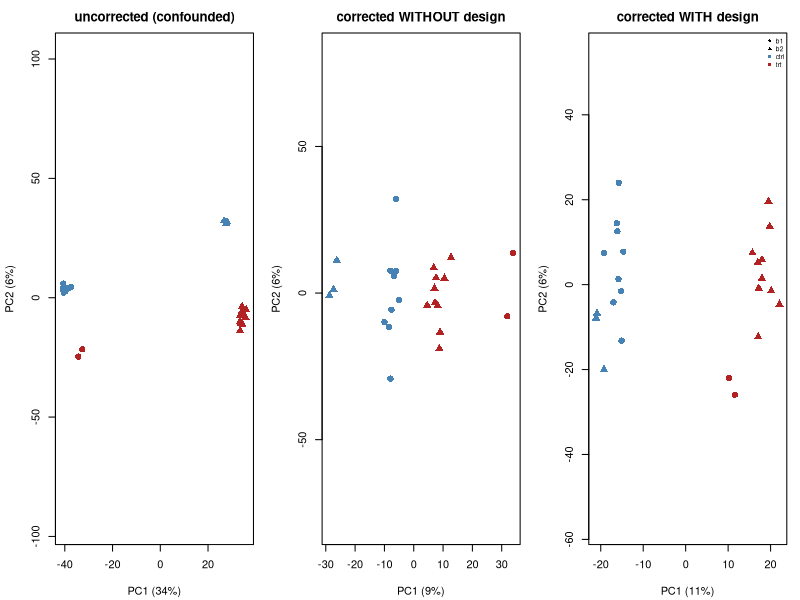

The R script that drew this image:
## ---- chunk 1
MODULE_NAME <- "19_batch_effects"
OUT <- file.path(Sys.getenv("STATS_OUT", unset = "results"), MODULE_NAME)
dir.create(OUT, recursive = TRUE, showWarnings = FALSE)
header <- function(txt) cat("\n", strrep("=", 72), "\n", txt, "\n",
                            strrep("=", 72), "\n", sep = "")
## ---- chunk 2
header("1. A multi-batch experiment with known truth (19.1)")
simulate_batches <- function(n_per_group = 12, G = 2000, n_de = 200, effect = 1.8,
                             batch_shift = 1.5, batch_scale = 1.6, confounding = 0) {
  n <- 2 * n_per_group
  condition <- rep(c("ctrl", "trt"), each = n_per_group)
  follow <- runif(n) < confounding
  batch <- ifelse(follow, ifelse(condition == "ctrl", "b1", "b2"),
                  sample(c("b1", "b2"), n, TRUE))
  ## Guard against n_de > G (the identifiability demo below uses a small G).
  n_de <- min(n_de, G)
  alpha <- rnorm(G, 8, 1.5)
  beta <- numeric(G); beta[seq_len(n_de)] <- effect * sample(c(-1, 1), n_de, TRUE)
  gamma <- rnorm(G, 0, batch_shift)
  delta <- exp(rnorm(G, 0, log(batch_scale)))
  Y <- matrix(0, G, n)
  for (j in seq_len(n)) {
    shift <- if (batch[j] == "b2") gamma else 0
    scl <- if (batch[j] == "b2") delta else 1
    Y[, j] <- alpha + beta * (condition[j] == "trt") + shift + scl * rnorm(G)
  }
  dimnames(Y) <- list(sprintf("G%04d", seq_len(G)), sprintf("S%02d", seq_len(n)))
  list(Y = Y, meta = data.frame(condition = condition, batch = batch,
                                row.names = colnames(Y)),
       truth = beta != 0)
}
set.seed(1901)
sim <- simulate_batches()
print(table(sim$meta$condition, sim$meta$batch))
cat(sprintf("\n  %d of %d genes are truly differential\n", sum(sim$truth), length(sim$truth)))
## ---- chunk 3
header("2. Which factor dominates the variance?")
pc_metadata_table <- function(Y, meta, n_pc = 4) {
  pca <- prcomp(t(Y), center = TRUE)
  pve <- pca$sdev^2 / sum(pca$sdev^2)
  out <- data.frame(PC = 1:n_pc, PVE = pve[1:n_pc])
  for (col in names(meta))
    out[[col]] <- sapply(1:n_pc, function(j)
      summary(lm(pca$x[, j] ~ factor(meta[[col]])))$r.squared)
  list(tab = out, scores = pca$x, pve = pve)
}
d1 <- pc_metadata_table(sim$Y, sim$meta)
print(format(d1$tab, digits = 3), row.names = FALSE)
cat("\n  PC1 is dominated by BATCH. Build this table before interpreting\n")
cat("  anything (stats.md eq. 17.6).\n")
## ---- chunk 4
header("3. Complete vs partial confounding (19.3)")
cat(sprintf("  %-14s%-26s%12s%18s%8s\n", "confounding", "cond x batch table",
            "rank/ncol", "R^2(cond~batch)", "VIF"))
for (conf in c(0, 0.5, 0.8, 1.0)) {
  set.seed(1902 + round(conf*10))
  s <- simulate_batches(confounding = conf, G = 50)
  ct <- as.vector(table(s$meta$condition, s$meta$batch))
  X <- model.matrix(~ factor(condition) + factor(batch), data = s$meta)
  r2 <- suppressWarnings(cor(as.numeric(s$meta$condition == "trt"),
                             as.numeric(s$meta$batch == "b2"))^2)
  if (is.na(r2)) r2 <- 1
  cat(sprintf("  %-14.1f%-26s%12s%18.3f%8s\n", conf, paste(ct, collapse = " "),
              sprintf("%d/%d", qr(X)$rank, ncol(X)), r2,
              if (r2 < 1) sprintf("%.2f", 1/(1-r2)) else "Inf"))
}
cat("\n  At confounding = 1.0 the design matrix is RANK DEFICIENT: the\n")
cat("  condition effect is not estimable by ANY method. At 0.8 it is\n")
cat("  estimable but the SE is inflated by sqrt(VIF).\n")
## ---- chunk 5
header("4. Location-scale correction, with and without the design (19.2)")
combat_like <- function(Y, batch, mod = NULL) {
  ## The non-empirical-Bayes core of ComBat, stats.md eq. (19.2). `mod` is the
  ## BIOLOGICAL design; supplying it is what PROTECTS the biology.
  batch <- factor(batch); levs <- levels(batch)
  B <- model.matrix(~ batch - 1)
  X <- if (is.null(mod)) B else cbind(B, mod)
  coef <- qr.coef(qr(X), t(Y))
  n_b <- ncol(B)
  w <- as.numeric(table(batch)) / length(batch)
  grand <- as.vector(w %*% coef[1:n_b,, drop = FALSE])
  bio <- if (is.null(mod)) 0 else mod %*% coef[-(1:n_b),, drop = FALSE]
  fitted <- X %*% coef
  resid <- t(Y) - fitted
  pooled_var <- colSums(resid^2) / (nrow(X) - ncol(X))
  Ystar <- Y
  for (l in levs) {
    sel <- batch == l
    delta <- sqrt(pmax(colMeans(resid[sel,, drop = FALSE]^2) /
                         pmax(pooled_var, 1e-12), 1e-12))
    centred <- sweep(t(Y[, sel, drop = FALSE]) - fitted[sel,, drop = FALSE], 2, delta, "/")
    add <- sweep(centred, 2, grand, "+")
    if (!is.null(mod)) add <- add + bio[sel,, drop = FALSE]
    Ystar[, sel] <- t(add)
  }
  Ystar
}
de_test <- function(Y, meta) {
  a <- Y[, meta$condition == "ctrl", drop = FALSE]
  b <- Y[, meta$condition == "trt", drop = FALSE]
  n1 <- ncol(a); n2 <- ncol(b)
  m1 <- rowMeans(a); m2 <- rowMeans(b)
  v1 <- apply(a, 1, var); v2 <- apply(b, 1, var)
  se <- sqrt(v1/n1 + v2/n2)
  df <- (v1/n1 + v2/n2)^2 / ((v1/n1)^2/(n1-1) + (v2/n2)^2/(n2-1))
  2 * pt(abs((m1 - m2)/se), df, lower.tail = FALSE)
}
de_adjusted <- function(Y, meta) {                               # eq. (19.4)
  X <- model.matrix(~ factor(condition) + factor(batch), data = meta)
  coef <- qr.coef(qr(X), t(Y))
  resid <- t(Y) - X %*% coef
  dof <- nrow(X) - ncol(X)
  s2 <- colSums(resid^2) / dof
  se <- sqrt(s2 * chol2inv(qr.R(qr(X)))[2, 2])
  2 * pt(abs(coef[2, ] / se), dof, lower.tail = FALSE)
}
evaluate <- function(pv, truth, label) {
  q <- p.adjust(pv, "BH"); rej <- q < 0.05
  tp <- sum(rej & truth); fp <- sum(rej & !truth)
  cat(sprintf("  %-40s%7d%7d%7d%10.2f%8.3f\n", label, sum(rej), tp, fp,
              tp/sum(truth), fp/max(sum(rej), 1)))
}
compare_all <- function(conf, seed) {
  set.seed(seed)
  s <- simulate_batches(confounding = conf)
  bio <- model.matrix(~ factor(condition), data = s$meta)[, 2, drop = FALSE]
  cat(sprintf("\n  --- confounding = %.1f;  cond x batch table = %s ---\n", conf,
              paste(as.vector(table(s$meta$condition, s$meta$batch)), collapse = " ")))
  cat(sprintf("  %-40s%7s%7s%7s%10s%8s\n", "analysis", "rej", "TP", "FP", "sens", "FDP"))
  evaluate(de_test(s$Y, s$meta), s$truth, "no correction, no adjustment")
  evaluate(de_test(combat_like(s$Y, s$meta$batch, NULL), s$meta), s$truth,
           "matrix corrected WITHOUT the design")
  evaluate(de_test(combat_like(s$Y, s$meta$batch, bio), s$meta), s$truth,
           "matrix corrected WITH the design")
  evaluate(de_adjusted(s$Y, s$meta), s$truth, "batch IN THE MODEL (19.4)")
  s
}
invisible(compare_all(0, 1901))
sim_c <- compare_all(0.6, 1911)
cat("\n  Read the two blocks together:\n")
cat("   * BALANCED: every strategy works. Removing batch means cannot touch\n")
cat("     the condition effect because the two are ORTHOGONAL. This is the\n")
cat("     strongest argument for balanced allocation at the design stage.\n")
cat("   * CONFOUNDED: correcting WITHOUT the design strips out real biology.\n")
cat("     Supplying the design, or adjusting in the model, protects it.\n")
cat("\n  Look at the FDP column in the confounded block. Model-based adjustment\n")
cat("  holds FDP near nominal while the corrected MATRIX overshoots: the\n")
cat("  correction was ESTIMATED, and a corrected matrix discards that\n")
cat("  uncertainty. Correct the matrix for VISUALISATION; adjust in the model\n")
cat("  for INFERENCE.\n")
## ---- chunk 6
header("5. Estimating unrecorded batch as surrogate variables (19.5)")
set.seed(1903)
s2 <- simulate_batches()
bio2 <- model.matrix(~ factor(condition), data = s2$meta)
coef_bio <- qr.coef(qr(bio2), t(s2$Y))
R <- t(s2$Y) - bio2 %*% coef_bio                                 # eq. (19.5)
sv <- svd(R)
SV <- sv$u[, 1, drop = FALSE]
hidden <- as.numeric(s2$meta$batch == "b2")
cat(sprintf("  |correlation(SV1, true hidden batch)| = %.4f\n", abs(cor(SV[,1], hidden))))
cat(sprintf("  residual variance explained by SV1    = %.1f%%\n",
            100 * sv$d[1]^2 / sum(sv$d^2)))
de_with_sv <- function(Y, bio, svs) {
  X <- cbind(1, bio, svs)
  coef <- qr.coef(qr(X), t(Y))
  resid <- t(Y) - X %*% coef
  dof <- nrow(X) - ncol(X)
  se <- sqrt((colSums(resid^2)/dof) * chol2inv(qr.R(qr(X)))[2, 2])
  2 * pt(abs(coef[2, ]/se), dof, lower.tail = FALSE)
}
cat(sprintf("\n  %-40s%7s%7s%7s%10s%8s\n", "analysis", "rej", "TP", "FP", "sens", "FDP"))
evaluate(de_test(s2$Y, s2$meta), s2$truth, "ignore the hidden batch")
evaluate(de_with_sv(s2$Y, bio2[, 2], SV), s2$truth, "adjust for 1 surrogate variable")
evaluate(de_adjusted(s2$Y, s2$meta), s2$truth, "adjust for the TRUE batch (oracle)")
## ---- chunk 7
null_rate <- function(pv) mean(pv[!s2$truth] < 0.05)
cat(sprintf("\n  among features that are truly NULL, rate of p < 0.05:\n"))
cat(sprintf("    adjusting for the surrogate variable : %.3f   <- should be 0.05\n",
            null_rate(de_with_sv(s2$Y, bio2[, 2], SV))))
cat(sprintf("    adjusting for the TRUE batch (oracle): %.3f\n",
            null_rate(de_adjusted(s2$Y, s2$meta))))
cat(sprintf("    corr(SV1, biology) = %.4f   (so it is NOT stealing signal)\n",
            abs(cor(SV[, 1], bio2[, 2]))))
cat("
  Here the surrogate variable recovers most of what knowing the true batch
  would have given, and the null calibration holds. Do not generalise that:
  it held because this SV is an almost perfect proxy for the hidden batch.

  The SV was ESTIMATED from these very residuals, as their leading component,
  and is then used as though it were a known covariate. When the estimate is
  poorer, that plug-in removes more variance per gene than a fixed covariate
  would, the residual variance comes out too small, and the false positive
  rate climbs - the Python version of this module lands at 0.203 against a
  nominal 0.05 on its own draw. It is section 4's lesson in a new costume: a
  quantity you estimated carries uncertainty, and treating it as observed
  throws that uncertainty away.

  So always run the two checks above rather than assuming, decide the number
  of SVs by a principled rule rather than by eye, and prefer an implementation
  that accounts for the estimation (sva's iterative reweighting) over a
  hand-rolled plug-in like this one.

  RUV is the alternative, using NEGATIVE CONTROL features (eq. 19.6) - valid
  only if those controls really are unaffected by the biology, an assumption
  to defend.\n")
## ---- chunk 8
header("6. Batch removal AND biology preservation")
bio_c <- model.matrix(~ factor(condition), data = sim_c$meta)[, 2, drop = FALSE]
knn_mixing <- function(Y, meta, k = 5) {
  D <- as.matrix(dist(t(Y))); diag(D) <- Inf
  b <- meta$batch
  mean(sapply(seq_along(b), function(i) mean(b[order(D[i, ])[1:k]] != b[i])))
}
cat("  (using the PARTIALLY CONFOUNDED dataset, where the choice matters)\n")
cat(sprintf("  %-40s%15s%14s%12s%14s\n", "matrix", "PC1 R^2 batch", "PC1 R^2 cond",
            "kNN mixing", "true-DE sens"))
for (row_ in list(list("uncorrected", sim_c$Y),
                  list("corrected WITHOUT design", combat_like(sim_c$Y, sim_c$meta$batch, NULL)),
                  list("corrected WITH design", combat_like(sim_c$Y, sim_c$meta$batch, bio_c)))) {
  M <- row_[[2]]
  pcm <- pc_metadata_table(M, sim_c$meta, n_pc = 1)$tab
  q <- p.adjust(de_test(M, sim_c$meta), "BH")
  cat(sprintf("  %-40s%15.3f%14.3f%12.3f%14.2f\n", row_[[1]],
              pcm$batch[1], pcm$condition[1], knn_mixing(M, sim_c$meta),
              sum(q < 0.05 & sim_c$truth)/sum(sim_c$truth)))
}
cat("\n  Read the columns against each other. The design-BLIND correction wins\n")
cat("  on every 'batch removal' metric - PC1 batch R^2 of 0.000 and near-\n")
cat("  perfect kNN mixing - and yet recovers ZERO true genes. It scored best\n")
cat("  on the thing that is easy to measure while destroying the thing you\n")
cat("  cared about. The design-aware correction leaves some batch structure\n")
cat("  behind and keeps the biology.\n")
cat("\n  That asymmetry is the whole lesson: a mixing metric ALONE rewards\n")
cat("  overcorrection. Always report a biology-preservation metric beside it\n")
cat("  (stats.md Topic 19).\n")
## ---- chunk 9
png(file.path(OUT, "batch_effects.png"), width = 1400, height = 430, res = 110)
par(mfrow = c(1, 3), mar = c(4.2, 4.2, 2.5, 1))
for (row_ in list(list("uncorrected (confounded)", sim_c$Y),
                  list("corrected WITHOUT design", combat_like(sim_c$Y, sim_c$meta$batch, NULL)),
                  list("corrected WITH design", combat_like(sim_c$Y, sim_c$meta$batch, bio_c)))) {
  pcm <- pc_metadata_table(row_[[2]], sim_c$meta)
  plot(pcm$scores[, 1], pcm$scores[, 2], asp = 1,
       pch = c(16, 17)[factor(sim_c$meta$batch)],
       col = c("steelblue", "firebrick")[factor(sim_c$meta$condition)], cex = 1.3,
       xlab = sprintf("PC1 (%.0f%%)", 100*pcm$pve[1]),
       ylab = sprintf("PC2 (%.0f%%)", 100*pcm$pve[2]), main = row_[[1]])
}
legend("topright", c("b1", "b2", "ctrl", "trt"), pch = c(16, 17, 15, 15),
       col = c("black", "black", "steelblue", "firebrick"), bty = "n", cex = 0.6)
invisible(dev.off())
cat("\nFigure written to", file.path(OUT, "batch_effects.png"), "\n")
